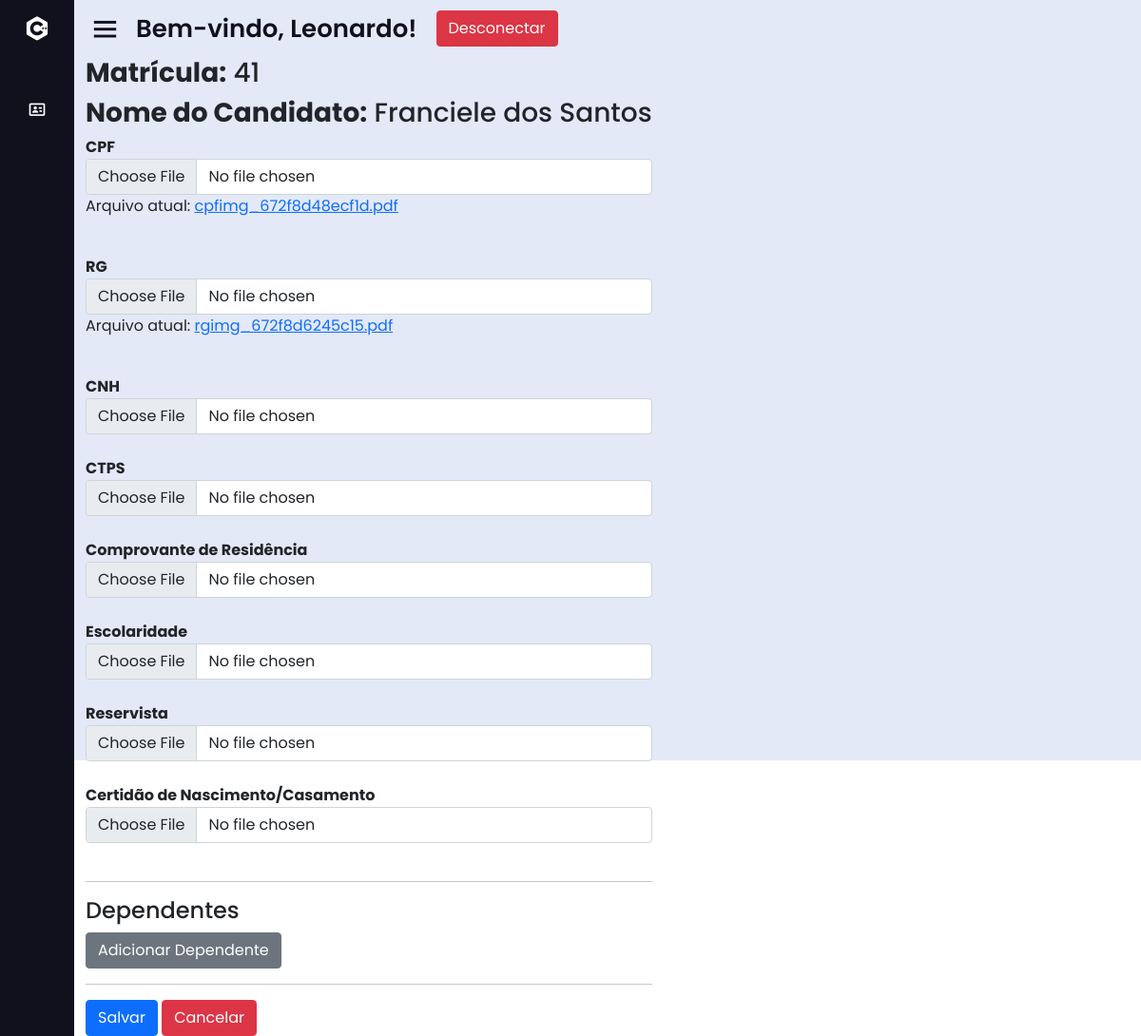
Screenshot of /dash.php?page=foradd_ficha&id_cand=41 (signed in) with the database file from the repository.
### tables this page shows
CREATE TABLE IF NOT EXISTS `candidato` (
  `id_cand` int(11) NOT NULL AUTO_INCREMENT,
  `nome_cand` varchar(50) NOT NULL,
  `data_cad_cand` date NOT NULL,
  `data_nasc_cand` date NOT NULL,
  `sexo_cand` varchar(50) NOT NULL DEFAULT '',
  `telefone_cand` int(11) DEFAULT NULL,
  `celular_cand` int(11) DEFAULT NULL,
  `email_cand` varchar(50) NOT NULL,
  `status_cand` varchar(50) DEFAULT NULL,
  `id` int(11) DEFAULT NULL,
  PRIMARY KEY (`id_cand`),
  KEY `candidato_usuario` (`id`),
  CONSTRAINT `candidato_usuario` FOREIGN KEY (`id`) REFERENCES `usuario` (`id`) ON DELETE NO ACTION ON UPDATE NO ACTION
);

CREATE TABLE IF NOT EXISTS `ficha` (
  `idficha` int(11) NOT NULL AUTO_INCREMENT,
  `cpf` varchar(50) DEFAULT NULL,
  `cpfimg` varchar(200) DEFAULT NULL,
  `cpfdate` datetime DEFAULT NULL,
  `rg` varchar(50) DEFAULT NULL,
  `rgimg` varchar(200) DEFAULT NULL,
  `rgdate` datetime DEFAULT NULL,
  `cnh` varchar(50) DEFAULT NULL,
  `cnhimg` varchar(200) DEFAULT NULL,
  `cnhdate` datetime DEFAULT NULL,
  `ctps` varchar(50) DEFAULT NULL,
  `ctpsimg` varchar(200) DEFAULT NULL,
  `ctpsdate` datetime DEFAULT NULL,
  `compresid` varchar(50) DEFAULT NULL,
  `residimg` varchar(200) DEFAULT NULL,
  `residdate` datetime DEFAULT NULL,
  `compescol` varchar(50) DEFAULT NULL,
  `escolimg` varchar(200) DEFAULT NULL,
  `escoldate` datetime DEFAULT NULL,
  `certreserv` varchar(50) DEFAULT NULL,
  `reservimg` varchar(200) DEFAULT NULL,
  `reservdate` datetime DEFAULT NULL,
  `certnasc` varchar(50) DEFAULT NULL,
  `nascimg` varchar(200) DEFAULT NULL,
  `nascdate` datetime DEFAULT NULL,
  `id_cand` int(11) DEFAULT NULL,
  PRIMARY KEY (`idficha`) USING BTREE,
  KEY `ficha_candidato` (`id_cand`) USING BTREE,
  CONSTRAINT `FK_ficha_candidato` FOREIGN KEY (`id_cand`) REFERENCES `candidato` (`id_cand`) ON DELETE NO ACTION ON UPDATE NO ACTION
);

### sis/ficha/foradd_ficha.php (the view, shortened to what this page needs)
<?php
require_once("base/config.php");
$usuario_nivel = $_SESSION['nivel'] ?? null;
$id_cand = $_GET['id_cand'] ?? null;
if ($usuario_nivel == '1') {
    $page_redirect = '/projeto/dash.php?page=lista2_ficha';
} elseif ($usuario_nivel == '2' || $usuario_nivel == '3') {
    $page_redirect = '/projeto/dash.php?page=lista_ficha';
} else {
    $page_redirect = '/projeto/dash.php';
}
$sql_candidato = "SELECT id_cand, nome_cand FROM candidato WHERE id_cand = ?";
$stmt_candidato = $con->prepare($sql_candidato);
$stmt_candidato->bind_param('i', $id_cand);
$stmt_candidato->execute();
$result_candidato = $stmt_candidato->get_result();
$candidato = $result_candidato->fetch_assoc();
$sql_ficha = "SELECT * FROM ficha WHERE id_cand = ?";
$stmt_ficha = $con->prepare($sql_ficha);
$stmt_ficha->bind_param('i', $id_cand);
$stmt_ficha->execute();
$result_ficha = $stmt_ficha->get_result();
$ficha = $result_ficha->fetch_assoc();
?>
<div id="main" class="container-fluid">
    <form enctype="multipart/form-data" action="?page=inserir_ficha&id_cand=<?php echo $id_cand; ?>" method="POST">
        <label><b><h3>Matrícula:</b> <?php echo htmlspecialchars($candidato['id_cand']); ?></label><br></h3>
        <label><b><h3>Nome do Candidato:</b> <?php echo htmlspecialchars($candidato['nome_cand']); ?></label><br></h3>
        <?php
        $campos = [
            'cpfimg' => 'CPF',
            'rgimg' => 'RG',
            'cnhimg' => 'CNH',
            'ctpsimg' => 'CTPS',
            'residimg' => 'Comprovante de Residência',
            'escolimg' => 'Escolaridade',
            'reservimg' => 'Reservista',
            'nascimg' => 'Certidão de Nascimento/Casamento',
        ];
        foreach ($campos as $campo => $label) {
            echo "<label for='$campo'><b>$label</b></label>";
            echo "<input type='file' name='$campo' class='form-control' />";
            if (!empty($ficha[$campo])) {
                $arquivo = "/projeto/uploads/" . htmlspecialchars($ficha[$campo]);
                echo "<p>Arquivo atual: <a href='$arquivo' target='_blank'>" . htmlspecialchars($ficha[$campo]) . "</a></p>";
            }
            echo "<br>";
        }
        ?>
        <hr><h4>Dependentes</h4>
        <button type="button" onclick="adicionarDependente()" class="btn btn-secondary">Adicionar Dependente</button>
        <hr />
        <button type="submit" class="btn btn-primary">Salvar</button>
        <a href="<?php echo $page_redirect; ?>" class="btn btn-danger">Cancelar</a>
    </form>
</div>

### css/style.css (style rules this page uses)
* { margin: 0; padding: 0; box-sizing: border-box; font-family: 'Poppins', sans-serif; }

### rows the page displays
candidato: id_cand "41", nome_cand "Franciele dos Santos"
ficha: cpfimg "cpfimg_672f8d48ecf1d.pdf", rgimg "rgimg_672f8d6245c15.pdf"

### other values shown
$_SESSION['UsuarioNome'] "Leonardo"
$label "CPF"
$label "RG"
$label "CNH"
$label "CTPS"
$label "Comprovante de Residência"
$label "Escolaridade"
$label "Reservista"
$label "Certidão de Nascimento/Casamento"
